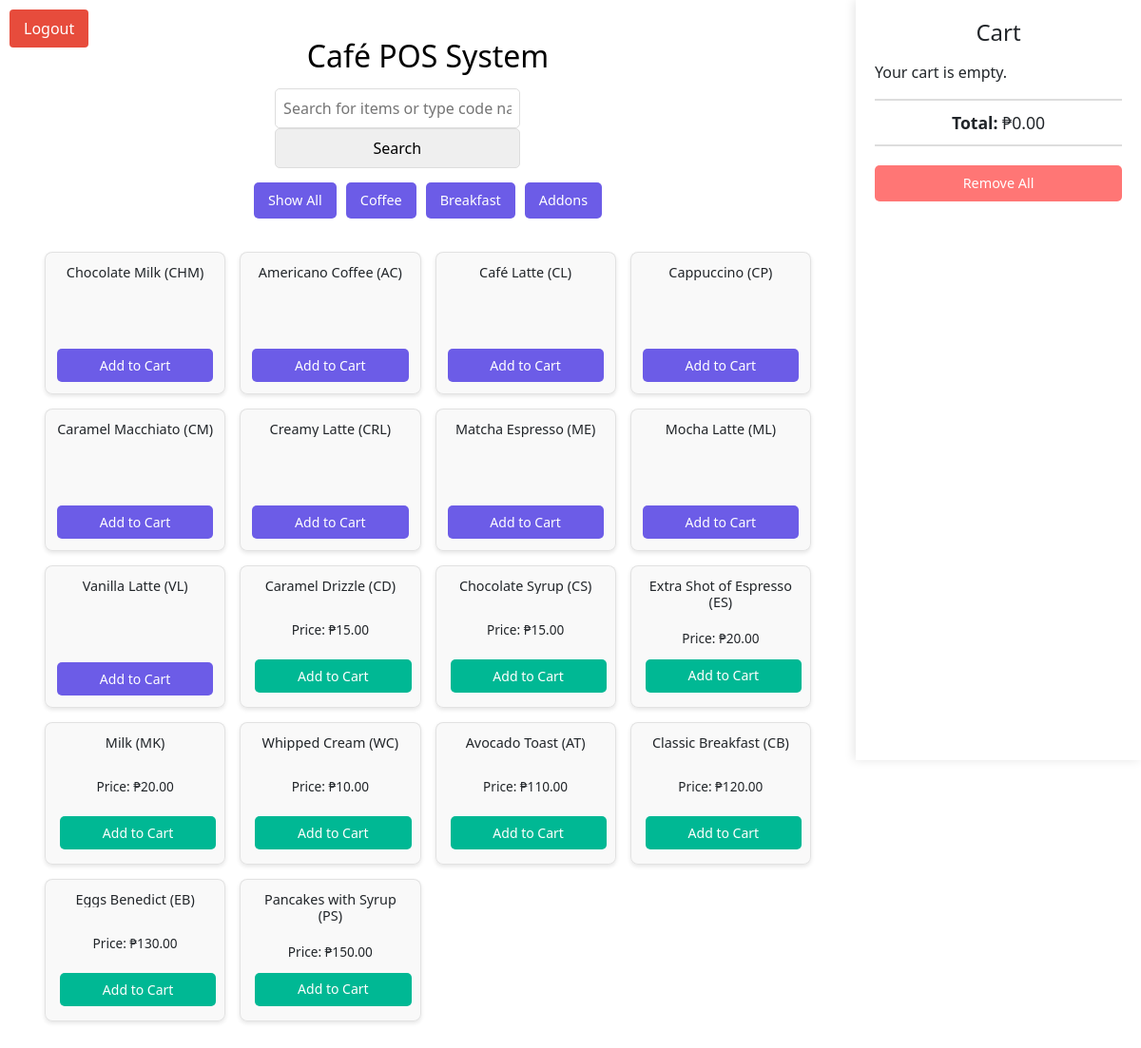
The app's page /point2/index.php (signed in) with its own data.
### tables this page shows
CREATE TABLE IF NOT EXISTS `products` (
  `id` int NOT NULL AUTO_INCREMENT,
  `name` varchar(100) NOT NULL,
  `code` varchar(10) NOT NULL,
  `price_medium` decimal(10,2) DEFAULT NULL,
  `price_large` decimal(10,2) DEFAULT NULL,
  `price` decimal(10,2) DEFAULT NULL,
  `category_id` int DEFAULT NULL,
  `archived` tinyint(1) DEFAULT '0',
  `classification` enum('food','drinks') DEFAULT 'food',
  `price_hot` decimal(10,2) DEFAULT NULL,
  PRIMARY KEY (`id`),
  KEY `category_id` (`category_id`)
);

### point2/refresh_menu.php (called while the page is built, shortened)
<?php
function refreshMenuItems($conn) {
    $sql = "SELECT p.*, c.name as category_name, p.classification
            FROM products p
            LEFT JOIN categories c ON p.category_id = c.id
            WHERE p.archived = 0
            ORDER BY
                CASE
                    WHEN p.classification = 'drinks' THEN 1
                    ELSE 2
                END,
                c.name,
                p.name";
    $result = $conn->query($sql);
    $items = [];
    while ($row = $result->fetch_assoc()) {
        $items[] = $row;
    }
    return $items;
}
?>

### point2/index.php (the view, shortened to what this page needs)
<?php
$conn = new mysqli("localhost", "root", "", "cafe_pos");
require_once 'refresh_menu.php';
if (!isset($_SESSION['menu_items'])) {
    $_SESSION['menu_items'] = refreshMenuItems($conn);
}
$menuItems = $_SESSION['menu_items'];
$categories_query = "SELECT DISTINCT c.name
                    FROM categories c
                    JOIN products p ON c.id = p.category_id
                    WHERE c.archived = 0 AND p.archived = 0
                    ORDER BY
                        CASE c.name
                            WHEN 'coffee' THEN 1
                            WHEN 'breakfast' THEN 2
                            WHEN 'addons' THEN 3
                            ELSE 4
                        END";
$categories_result = $conn->query($categories_query);
$active_categories = [];
while ($row = $categories_result->fetch_assoc()) {
    $active_categories[] = strtolower($row['name']);
}
$category = isset($_GET['category']) ? $_GET['category'] : null;
$searchTerm = isset($_GET['search']) ? strtolower($_GET['search']) : '';
$filteredItems = array_filter($menuItems, function($item) use ($category, $searchTerm) {
    $matchesCategory = !$category || strtolower($item['category_name']) === $category;
    $matchesSearch = !$searchTerm ||
                    stripos($item['name'], $searchTerm) !== false ||
                    strtolower($item['code'] ?? '') === $searchTerm;
    return $matchesCategory && $matchesSearch;
});
$total = 0;
?>
<!DOCTYPE html>
<html lang="en">
<head>
    <link rel="stylesheet" href="css/style.css">
<link href="https://cdn.jsdelivr.net/npm/bootstrap@5.1.3/dist/css/bootstrap.min.css" rel="stylesheet">
</head>
<body>
<div class="top-buttons">
    <a href="logout.php" class="logout-button">Logout</a>
</div>
    <div class="container">
        <div class="header">
            <h1>Café POS System</h1>
        </div>
        <div class="search-bar">
            <form method="GET" action="">
                <input type="text" name="search" placeholder="Search for items or type code names..."
                       value="<?php echo htmlspecialchars($searchTerm); ?>">
                <input type="submit" value="Search">
            </form>
        </div>
        <div class="filter-buttons">
    <a href="?"><button>Show All</button></a>
    <?php foreach ($active_categories as $cat): ?>
        <a href="?category=<?php echo urlencode($cat); ?>">
            <button><?php echo ucfirst($cat); ?></button>
        </a>
    <?php endforeach; ?>
</div>
<div class="menu">
    <?php foreach ($filteredItems as $item): ?>
        <div class="item">
    <h3><?php echo htmlspecialchars($item['name'] ?? ''); ?> (<?php echo htmlspecialchars($item['code'] ?? ''); ?>)</h3>
    <?php if (isset($item['classification']) && strtolower(trim($item['classification'])) === 'drinks'): ?>
        <a href="drink_customization.php?item_id=<?php echo $item['id']; ?>" class="customize-drink">
            Add to Cart
        </a>
    <?php else: ?>
        <p>Price: ₱<?php echo number_format(floatval($item['price']), 2); ?></p>
        <form method="POST">
            <button type="submit" name="add_to_cart">Add to Cart</button>
        </form>
    <?php endif; ?>
        </div>
    <?php endforeach; ?>
</div>
<div class="cart">
    <h2>Cart</h2>
    <?php if (empty($_SESSION['cart'])): ?>
        <p>Your cart is empty.</p>
    <?php endif; ?>
    <p class="total"><strong>Total: </strong>₱<?php echo number_format($total, 2); ?></p>
    <div class="remove-all">
    <form method="POST">
        <button type="submit" name="clear_cart" class="btn btn-danger">Remove All</button>
    </form>
</div>
</div>
</div>
</body>
</html>

### point2/css/style.css (style rules this page uses)
.container { width: calc(100% - 340px); padding: 20px; background-color: transparent; border-radius: 10px; }
.header { text-align: center; margin-bottom: 15px; }
.header h1 { color: #09f062; font-size: 2em; margin: 0; }
.search-bar { display: flex; justify-content: center; margin-bottom: 15px; }
.search-bar input { width: 80%; padding: 8px; border: 1px solid #ddd; border-radius: 5px; }
.filter-buttons { display: flex; justify-content: center; gap: 10px; margin-bottom: 15px; flex-wrap: wrap; }
.filter-buttons button { background-color: #6c5ce7; color: #fff; border: none; padding: 8px 15px; border-radius: 5px; cursor: pointer; font-size: 0.9em; }
.menu { display: grid; grid-template-columns: repeat(auto-fill, minmax(180px, 1fr)); gap: 15px; padding: 10px; }
.item { background-color: rgba(249, 249, 249, 0.9); border: 1px solid rgba(221, 221, 221, 0.8); border-radius: 8px; padding: 12px; text-align: center; backdrop-filter: blur(5px); -webkit-backdrop-filter: blur(5px); }
.item h3 { font-size: 1em; margin: 0 0 8px; }
.item p { font-size: 0.9em; margin: 4px 0; }
.item button { background-color: #6c5ce7; color: #fff; border: none; padding: 6px 12px; border-radius: 5px; cursor: pointer; font-size: 0.9em; margin: 3px; }
.cart { width: 300px; height: 100vh; padding: 20px; background-color: #fff; box-shadow: -2px 0 8px rgba(0, 0, 0, 0.1); position: fixed; right: 0; top: 0; overflow-y: auto; }
.cart h2 { font-size: 1.5em; margin: 0 0 15px; text-align: center; }
.total { font-size: 1.1em; margin: 15px 0; text-align: center; padding: 10px; border-top: 2px solid #ddd; border-bottom: 2px solid #ddd; }
.remove-all button, .checkout button { width: 100%; background-color: #ff7675; color: #fff; border: none; padding: 8px 15px; border-radius: 5px; cursor: pointer; font-size: 0.9em; margin: 5px 0; }

### point2/index.php (style rules this page uses)
body { font-family: 'Arial', sans-serif; background-position: center; background-repeat: no-repeat; background-attachment: fixed; margin: 0; padding: 20px 320px 20px 20px; }
.container { width: 100%; padding: 20px; background-color: transparent; border-radius: 10px; }
.menu { display: grid; grid-template-columns: repeat(auto-fill, minmax(160px, 1fr)); gap: 15px; margin: 20px 0; padding: 15px; width: 100%; }
.item { background-color: rgba(249, 249, 249, 0.9); border: 1px solid rgba(221, 221, 221, 0.8); border-radius: 8px; padding: 12px; text-align: center; backdrop-filter: blur(5px); -webkit-backdrop-filter: blur(5px); display: flex; flex-direction: column; justify-content: space-between; min-height: 120px; box-shadow: 0 2px 4px rgba(0,0,0,0.1); }
.cart { position: fixed; right: 0; top: 0; width: 300px; height: 100vh; background: white; padding: 20px; box-shadow: -2px 0 10px rgba(0,0,0,0.1); overflow-y: auto; z-index: 1000; }
.top-buttons { position: absolute; top: 10px; left: 10px; z-index: 1000; display: flex; gap: 10px; }
.top-buttons a { text-decoration: none; padding: 8px 15px; border-radius: 4px; font-weight: 500; display: inline-block; transition: background-color 0.3s; }
.logout-button { background-color: #e74c3c; color: white; }
.container { width: calc(100% - 340px); padding: 20px; background-color: transparent; border-radius: 10px; }
.header h1 { color:rgb(0, 0, 0); font-size: 2em; margin: 0; }
.customize-drink { background-color: #6c5ce7; color: white; border: none; padding: 10px 20px; border-radius: 5px; cursor: pointer; width: 100%; margin-top: 10px; }
.customize-drink, button[name="add_to_cart"] { display: block; width: 100%; padding: 8px 15px; border: none; border-radius: 5px; cursor: pointer; text-decoration: none; text-align: center; font-size: 14px; margin-top: auto; height: 35px; line-height: 18px; }
.customize-drink { background-color: #6c5ce7; color: white; display: flex; align-items: center; justify-content: center; }
button[name="add_to_cart"] { background-color: #00b894; color: white; }
.item { background-color: rgba(249, 249, 249, 0.9); border: 1px solid rgba(221, 221, 221, 0.8); border-radius: 8px; padding: 12px; text-align: center; backdrop-filter: blur(5px); -webkit-backdrop-filter: blur(5px); display: flex; flex-direction: column; justify-content: space-between; min-height: 120px; height: 150px; box-shadow: 0 2px 4px rgba(0,0,0,0.1); }
.item h3 { font-size: 0.9em; margin-bottom: 8px; word-wrap: break-word; line-height: 1.2; max-height: 2.4em; overflow: hidden; }
.item p { margin: 8px 0; font-size: 0.85em; line-height: 1.2; }

### records on screen
products: name "Chocolate Milk", code "CHM"
products: name "Americano Coffee", code "AC"
products: name "Café Latte", code "CL"
products: name "Cappuccino", code "CP"
products: name "Caramel Macchiato", code "CM"
products: name "Creamy Latte", code "CRL"
products: name "Matcha Espresso", code "ME"
products: name "Mocha Latte", code "ML"
products: name "Vanilla Latte", code "VL"
products: name "Caramel Drizzle", code "CD", price "15.00"
products: name "Chocolate Syrup", code "CS", price "15.00"
products: name "Extra Shot of Espresso", code "ES", price "20.00"
products: name "Milk", code "MK", price "20.00"
products: name "Whipped Cream", code "WC", price "10.00"
products: name "Avocado Toast", code "AT", price "110.00"
products: name "Classic Breakfast", code "CB", price "120.00"
products: name "Eggs Benedict", code "EB", price "130.00"
products: name "Pancakes with Syrup", code "PS", price "150.00"

### other values on screen
$cat "Coffee"
$cat "Breakfast"
$cat "Addons"
$total "0.00"
